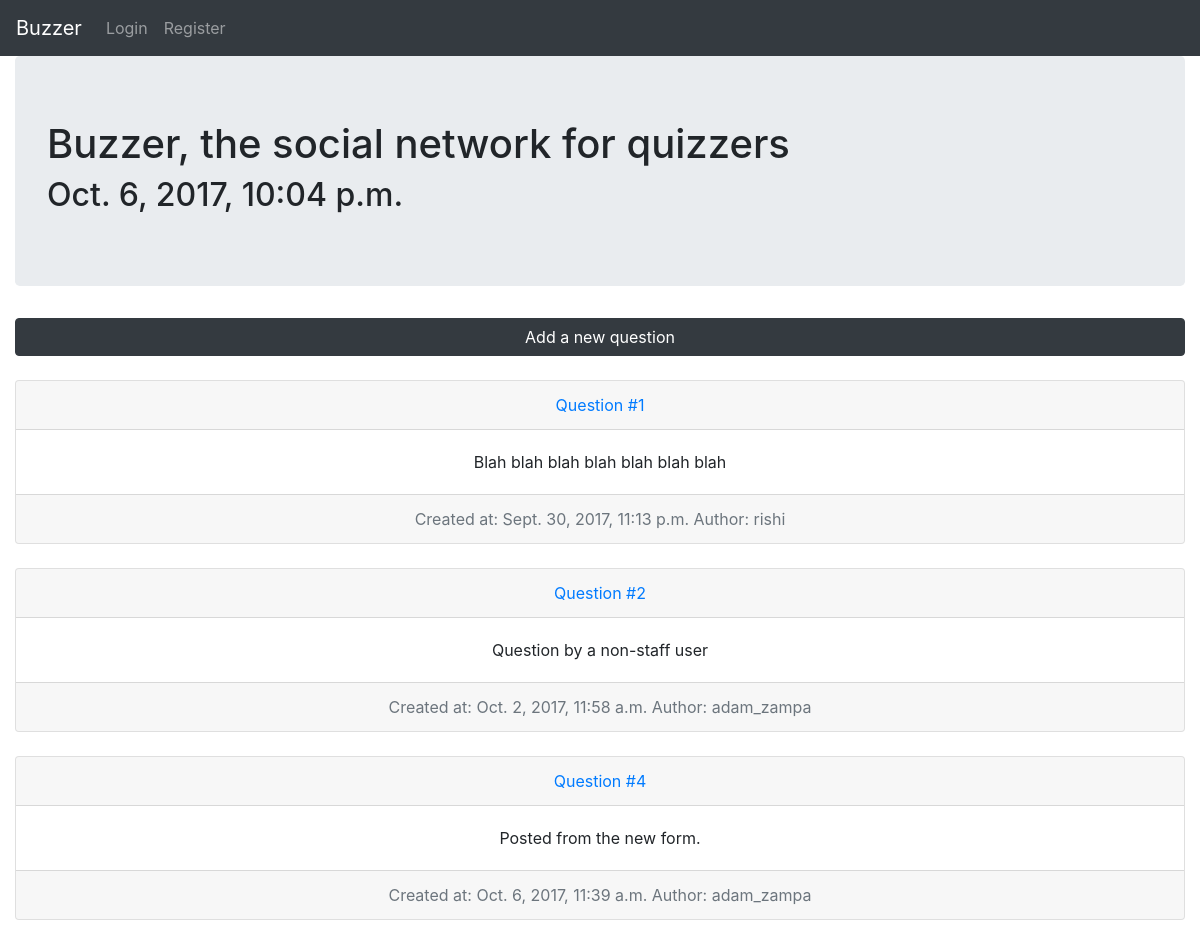
Before: / with the older database file.
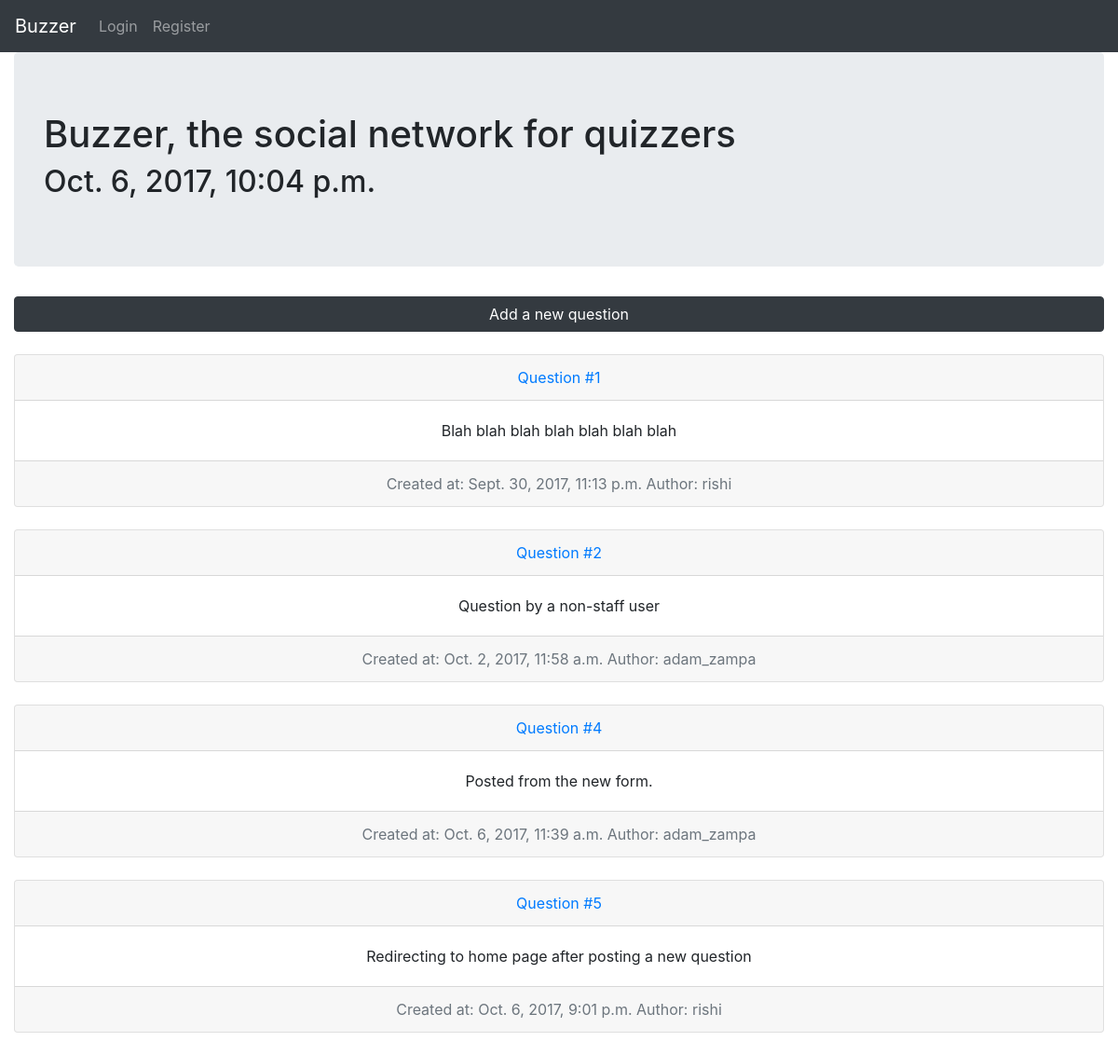
After: the same page with the newer database file.
### myapp/models.py (models this page shows, shortened)
class Question(models.Model):
	question_text = models.TextField()
	created_at = models.DateTimeField(default = timezone.now())
	author = models.ForeignKey('auth.User')

### myapp/views.py (the view)
# urls.py: url(r"^$", views.home, name = 'home'),
def home(request):
	questions = Question.objects.all()
	today_datetime = timezone.now()
	return render(request, 'home.html', { 'time': today_datetime, 'questions': questions, 'user': request.user })

### myapp/templates/home.html (shortened to what this page needs)
<!DOCTYPE html>
<html>
<head>
	<link rel="stylesheet" href="https://maxcdn.bootstrapcdn.com/bootstrap/4.0.0-beta/css/bootstrap.min.css">
</head>
<body>
	<nav class="navbar navbar-expand-lg navbar-dark bg-dark">
		<a class="navbar-brand" href="{% url 'home' %}">Buzzer</a>
		<div class="collapse navbar-collapse" id="navbarNavAltMarkup">
			<div class="navbar-nav">
				{% if user.is_authenticated %}
					<a class="nav-item nav-link" href="{% url 'profile' %}">My profile</a>
					<a class="nav-item nav-link" href="{% url 'logout' %}">Logout</a>
				{% else %}
					<a class="nav-item nav-link" href="{% url 'login' %}">Login</a>
					<a class="nav-item nav-link" href="{% url 'register' %}">Register</a>
				{% endif %}
			</div>
		</div>
	</nav>
	<div class="container-fluid">
		<div class="jumbotron">
			<h1>Buzzer, the social network for quizzers</h1>
			<h2>{{ time }}</h2>
		</div>
		<a type="button" class="btn btn-dark btn-block" href="{% url 'new_question' %}">Add a new question</a>
		<br />
		{% for question in questions %}
			<div class="card text-center">
				<div class="card-header">
					<a href="{% url 'page' question_id=question.pk %}">Question #{{ question.pk }}</a>
				  </div>
				  <div class="card-body">
				    	<p class="card-text">{{ question.question_text }}</p>
				  </div>
				  <div class="card-footer text-muted">
				    Created at: {{ question.created_at }}
					Author: {{ question.author }}
				  </div>
			</div>
			<br />
		{% endfor %}
	</div>
</body>
</html>

Changed rows visible on the page:
added Question: pk "5", question_text "Redirecting to home page after posting a new question", created_at "Oct. 6, 2017, 9:01 p.m.", author "rishi"
